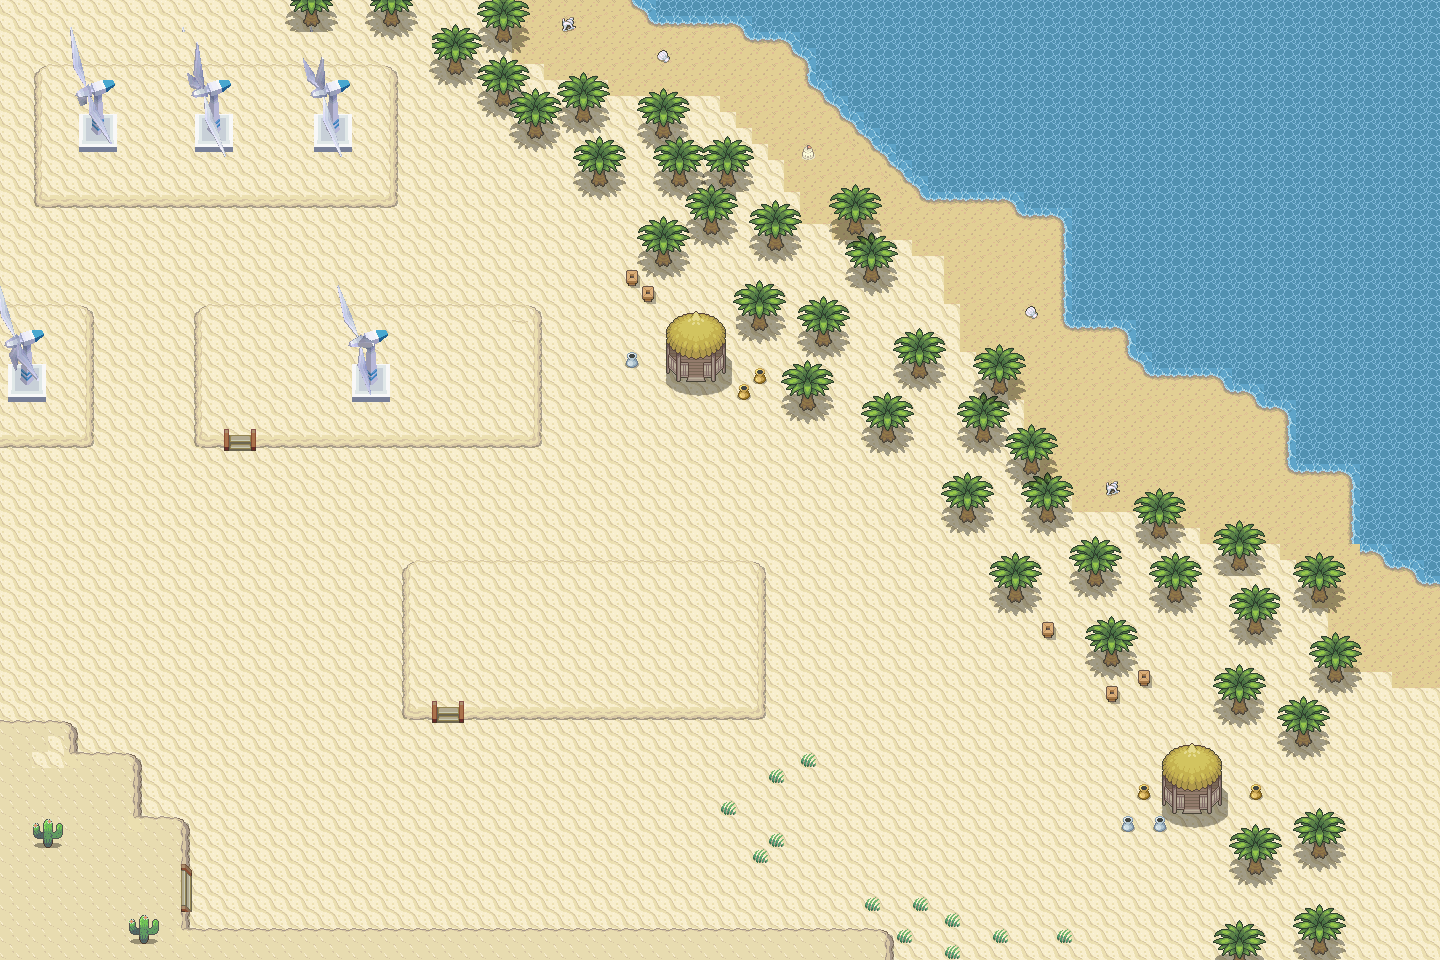

A level layout from a 2D game, rendered from its tile map. Below: a short description, then the map file with tile-grid data replaced by summaries:
An orthogonal 90x60 tile map with 16x16 px tiles, 1 tile layer (Tile Layer 1) and 69 objects (5x BrokenTurbineEntity, 4x EnemyEntity2, 3x EnemyEntity, me.LevelEntity, GumiEntity, ...).

<map version="1.0" orientation="orthogonal" renderorder="right-up" width="90" height="60" tilewidth="16" tileheight="16" nextobjectid="124">
 <tileset firstgid="1" name="turbineMap" tilewidth="16" tileheight="16">
  <image source="turbineMap.png" width="1440" height="960" />
 </tileset>
 <layer name="Tile Layer 1" width="90" height="60">
  <data>[5400 cells, 5400 non-empty, 5400 distinct tile ids]</data>
 </layer>
 <objectgroup name="collision">
  <object id="1" x="5" y="3.75">
   <polyline points="0,0 620,-1.25 636.25,0 652.5,16.25 733.75,15 743.75,23.75 771.25,26.25 808.75,63.75 808.75,72.5 918.75,181.25 925,187.5 1000,186.25 1013.75,206.25 1057.5,208.75 1057.5,311.25 1062.5,313.75 1112.5,316.25 1122.5,332.5 1123.75,350 1137.5,350 1141.25,366.25 1212.5,366.25 1223.75,378.75 1240,381.25 1256.25,397.5 1275,395 1286.25,401.25 1288.75,452.5 1291.25,458.75 1346.25,462.5 1348.75,525 1361.25,532.5 1432.5,572.5 1428.75,947.5 1416.25,950 -1.25,947.5 0,-1.25" />
  </object>
  <object id="4" x="5" y="707.5">
   <polyline points="0,0 70,1.25 70,30 71.25,36.25 133.75,36.25 133.75,96.25 181.25,97.5 185,146.25" />
  </object>
  <object id="6" x="187.5" y="918.75">
   <polyline points="0,0 703.75,3.75 702.5,32.5" />
  </object>
  <object id="9" x="428.75" y="703.75">
   <polyline points="0,0 -23.75,0 -22.5,-152.5 333.75,-151.25 336.25,-1.25 41.25,-1.25" />
  </object>
  <object id="10" x="218.75" y="430.75">
   <polyline points="0,0 -25,1.25 -26.25,-127.5 -26.25,-128.75 -27.5,-136.25 321.25,-132.5 322.5,-1.25 43.75,1.25" />
  </object>
  <object id="13" x="206.25" y="319.75">
   <polyline points="0,0 323.75,1.25 322.5,65 -3.75,62.5 -2.5,1.25" />
  </object>
  <object id="15" x="420" y="574.75">
   <polyline points="0,0 330,1.25 332.5,75 -2.5,75 -2.5,-1.25" />
  </object>
  <object id="17" x="37.5" y="70">
   <polyline points="0,0 0,112.5 1.25,118.75 355,117.5 358.75,-3.75 -6.25,-3.75" />
  </object>
  <object id="18" x="7.5" y="306.25">
   <polyline points="0,0 85,2.5 83.75,123.75 -1.25,122.5" />
  </object>
  <object id="19" x="667.5" y="353.75">
   <polyline points="0,0 8.75,2.5 13.75,6.25 42.5,5 57.5,-1.25 55,-23.75 37.5,-42.5 13.75,-42.5 2.5,-23.75 0,-2.5" />
  </object>
  <object id="21" x="1163.75" y="785">
   <polyline points="0,0 17.5,10 42.5,10 55,-1.25 56.25,-26.25 30,-41.25 18.75,-40 3.75,-32.5 -2.5,-6.25" />
  </object>
  <object id="24" x="440" y="31.25" width="27.5" height="21.25" />
  <object id="25" x="490" y="65" width="28.75" height="25" />
  <object id="26" x="522.5" y="98.75" width="23.75" height="21.25" />
  <object id="27" x="562.5" y="77.5" width="35" height="25" />
  <object id="28" x="486.25" y="7.5" width="32.5" height="15" />
  <object id="29" x="581.25" y="142.5" width="32.5" height="25" />
  <object id="30" x="645" y="96.25" width="33.75" height="22.5" />
  <object id="31" x="661.25" y="143.75" width="30" height="21.25" />
  <object id="32" x="712.5" y="142.5" width="30" height="20" />
  <object id="33" x="693.75" y="195" width="31.25" height="18.75" />
  <object id="34" x="643.75" y="226.25" width="35" height="18.75" />
  <object id="35" x="755" y="206.25" width="37.5" height="22.5" />
  <object id="36" x="833.75" y="192.5" width="42.5" height="21.25" />
  <object id="37" x="853.75" y="240" width="31.25" height="25" />
  <object id="38" x="805" y="301.25" width="36.25" height="25" />
  <object id="39" x="737.5" y="283.75" width="40" height="26.25" />
  <object id="40" x="787.5" y="363.75" width="35" height="22.5" />
  <object id="41" x="902.5" y="331.25" width="33.75" height="25" />
  <object id="42" x="866.25" y="393.75" width="38.75" height="28.75" />
  <object id="43" x="978.75" y="346.25" width="37.5" height="27.5" />
  <object id="44" x="961.25" y="396.25" width="37.5" height="30" />
  <object id="45" x="947.5" y="477.5" width="32.5" height="28.75" />
  <object id="46" x="1016.25" y="426.25" width="32.5" height="26.25" />
  <object id="47" x="1028.75" y="475" width="36.25" height="27.5" />
  <object id="48" x="990" y="557.5" width="42.5" height="30" />
  <object id="49" x="1080" y="538.75" width="31.25" height="27.5" />
  <object id="50" x="1137.5" y="492.5" width="40" height="26.25" />
  <object id="51" x="1153.75" y="560" width="38.75" height="25" />
  <object id="52" x="1090" y="621.25" width="45" height="26.25" />
  <object id="53" x="1217.5" y="522.5" width="46.25" height="26.25" />
  <object id="54" x="1236.25" y="590" width="36.25" height="25" />
  <object id="55" x="1302.5" y="555" width="38.75" height="26.25" />
  <object id="56" x="1316.25" y="640" width="38.75" height="25" />
  <object id="57" x="1216.25" y="670" width="37.5" height="22.5" />
  <object id="58" x="1281.25" y="701.25" width="40" height="25" />
  <object id="59" x="1298.75" y="810" width="36.25" height="28.75" />
  <object id="60" x="1230" y="830" width="47.5" height="25" />
  <object id="61" x="1220" y="920" width="36.25" height="27.5" />
  <object id="62" x="1298.75" y="905" width="38.75" height="31.25" />
  <object id="87" x="88" y="772" width="28" height="28" />
 </objectgroup>
 <objectgroup name="Entities">
  <properties>
   <property name="image" value="potion" />
   <property name="imagewidth" value="30" />
  </properties>
  <object id="64" name="me.LevelEntity" x="11.25" y="858.75" width="15" height="85">
   <properties>
    <property name="duration" value="250" />
    <property name="fade" value="#000000" />
    <property name="to" value="headquarterc" />
   </properties>
  </object>
  <object id="85" name="GumiEntity" x="86" y="771" width="32" height="32">
   <properties>
    <property name="image" value="Gumi" />
   </properties>
  </object>
  <object id="90" name="GarbageEntity" x="232" y="768" width="10" height="10">
   <properties>
    <property name="image" value="garbage" />
    <property name="spritewidth" value="10" />
   </properties>
  </object>
  <object id="97" name="BrokenTurbineEntity" x="468" y="562" width="55" height="110" />
  <object id="98" name="BrokenTurbineEntity" x="573" y="565" width="55" height="110" />
  <object id="99" name="BrokenTurbineEntity" x="675" y="565" width="55" height="110" />
  <object id="100" name="BladeEntity" x="752" y="64" width="30" height="65">
   <properties>
    <property name="image" value="blade" />
    <property name="spritewidth" value="30" />
   </properties>
  </object>
  <object id="114" name="PotionEntity" x="40" y="648" width="30" height="30">
   <properties>
    <property name="image" value="potion" />
    <property name="spritewidth" value="30" />
   </properties>
  </object>
  <object id="116" name="BrokenTurbineEntity" x="248" y="279" width="55" height="110" />
  <object id="117" name="BrokenTurbineEntity" x="436" y="281" width="55" height="110" />
  <object id="121" name="mainPlayer" x="80" y="880" width="24" height="32">
   <properties>
    <property name="image" value="hero" />
    <property name="spritewidth" value="24" />
   </properties>
  </object>
 </objectgroup>
 <objectgroup name="EnemyEntities">
  <object id="74" name="EnemyEntity" x="393.333" y="749.333" width="380" height="32">
   <properties>
    <property name="spritewidth" value="40" />
   </properties>
  </object>
  <object id="79" name="EnemyEntity" x="37.3333" y="221" width="380" height="32">
   <properties>
    <property name="spritewidth" value="40" />
   </properties>
  </object>
  <object id="80" name="EnemyEntity2" x="106.667" y="358.667" width="40" height="316">
   <properties>
    <property name="spriteheight" value="32" />
    <property name="spritewidth" value="40" />
   </properties>
  </object>
  <object id="81" name="EnemyEntity2" x="304" y="473.333" width="32" height="152">
   <properties>
    <property name="spriteheight" value="32" />
    <property name="spritewidth" value="40" />
   </properties>
  </object>
  </objectgroup>
</map>
<!-- 3 of 69 objects omitted -->
